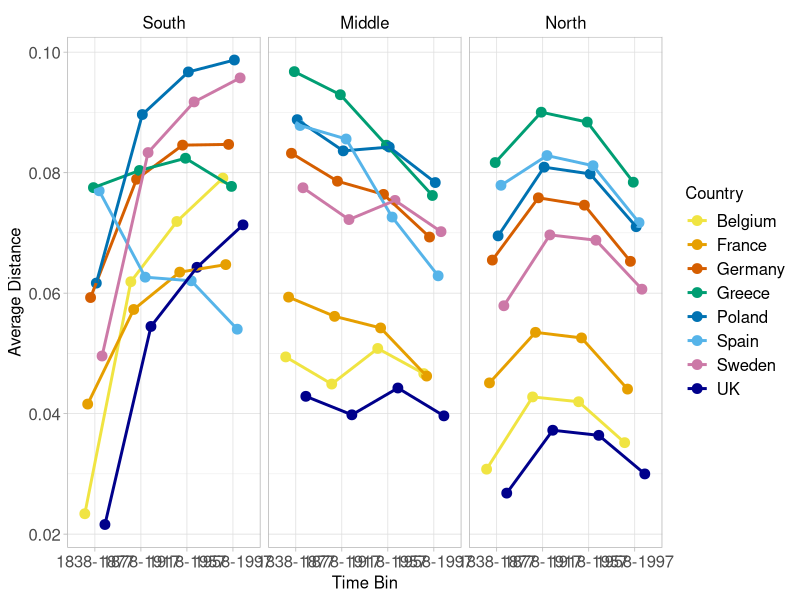
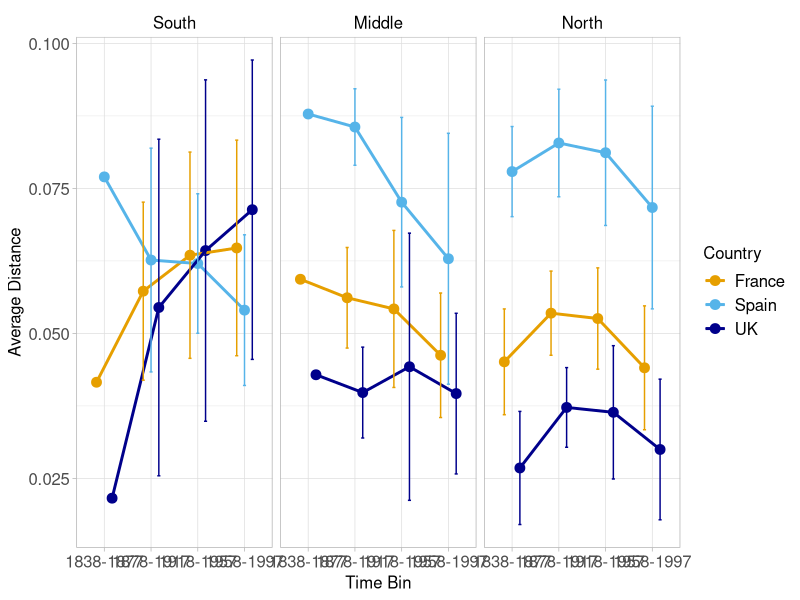

Generate these figures, in order, with R:
herb_df <- read.csv("Data/herbarium/Input/herbarium_structure_dataframe_542025.csv",header=TRUE)
pc_cols <- c("PC1","PC2")
# Assume your data frame is called df and has columns: Country, PC1, PC2, PC3, ...
df <- herb_df[herb_df$Region=="North" | herb_df$H_C=="C",]
df <- df[df$TimeBin=="1838-1877" | df$H_C=="C",]
library(dplyr)

# Calculate centroids for each country except USA
centroids <- df %>%
    filter(Country != "USA") %>%
    group_by(Country) %>%
    summarise(across(all_of(pc_cols), mean), .groups = "drop")

# Get USA samples
usa_samples <- df %>%
    filter(Country == "USA") %>%
    dplyr::select(all_of(pc_cols))

# Function to calculate Euclidean distance
euclidean <- function(a, b) sqrt(sum((a - b)^2))

# For each centroid, calculate distances to all USA samples
results_N_1 <- centroids %>%
    rowwise() %>%
    mutate(
        distances = list(
            apply(usa_samples, 1, function(x) euclidean(x, c_across(all_of(pc_cols))))
        ),
        avg_distance = mean(unlist(distances)),
        sd_distance = sd(unlist(distances))
    ) %>%
    dplyr::select(Country, avg_distance, sd_distance)

pc_cols <- c("PC1","PC2")
# Assume your data frame is called df and has columns: Country, PC1, PC2, PC3, ...
df <- herb_df[herb_df$Region=="North" | herb_df$H_C=="C",]
df <- df[df$TimeBin=="1878-1917" | df$H_C=="C",]
library(dplyr)

# Calculate centroids for each country except USA
centroids <- df %>%
    filter(Country != "USA") %>%
    group_by(Country) %>%
    summarise(across(all_of(pc_cols), mean), .groups = "drop")

# Get USA samples
usa_samples <- df %>%
    filter(Country == "USA") %>%
    dplyr::select(all_of(pc_cols))

# Function to calculate Euclidean distance
euclidean <- function(a, b) sqrt(sum((a - b)^2))

# For each centroid, calculate distances to all USA samples
results_N_2<- centroids %>%
    rowwise() %>%
    mutate(
        distances = list(
            apply(usa_samples, 1, function(x) euclidean(x, c_across(all_of(pc_cols))))
        ),
        avg_distance = mean(unlist(distances)),
        sd_distance = sd(unlist(distances))
    ) %>%
    dplyr::select(Country, avg_distance, sd_distance)

pc_cols <- c("PC1","PC2")
# Assume your data frame is called df and has columns: Country, PC1, PC2, PC3, ...
df <- herb_df[herb_df$Region=="North" | herb_df$H_C=="C",]
df <- df[df$TimeBin=="1918-1957" | df$H_C=="C",]
library(dplyr)

# Calculate centroids for each country except USA
centroids <- df %>%
    filter(Country != "USA") %>%
    group_by(Country) %>%
    summarise(across(all_of(pc_cols), mean), .groups = "drop")

# Get USA samples
usa_samples <- df %>%
    filter(Country == "USA") %>%
    dplyr::select(all_of(pc_cols))

# Function to calculate Euclidean distance
euclidean <- function(a, b) sqrt(sum((a - b)^2))

# For each centroid, calculate distances to all USA samples
results_N_3<- centroids %>%
    rowwise() %>%
    mutate(
        distances = list(
            apply(usa_samples, 1, function(x) euclidean(x, c_across(all_of(pc_cols))))
        ),
        avg_distance = mean(unlist(distances)),
        sd_distance = sd(unlist(distances))
    ) %>%
    dplyr::select(Country, avg_distance, sd_distance)

pc_cols <- c("PC1","PC2")
# Assume your data frame is called df and has columns: Country, PC1, PC2, PC3, ...
df <- herb_df[herb_df$Region=="North" | herb_df$H_C=="C",]
df <- df[df$TimeBin=="1958-1997" | df$H_C=="C",]
library(dplyr)

# Calculate centroids for each country except USA
centroids <- df %>%
    filter(Country != "USA") %>%
    group_by(Country) %>%
    summarise(across(all_of(pc_cols), mean), .groups = "drop")

# Get USA samples
usa_samples <- df %>%
    filter(Country == "USA") %>%
    dplyr::select(all_of(pc_cols))

# Function to calculate Euclidean distance
euclidean <- function(a, b) sqrt(sum((a - b)^2))

# For each centroid, calculate distances to all USA samples
results_N_4<- centroids %>%
    rowwise() %>%
    mutate(
        distances = list(
            apply(usa_samples, 1, function(x) euclidean(x, c_across(all_of(pc_cols))))
        ),
        avg_distance = mean(unlist(distances)),
        sd_distance = sd(unlist(distances))
    ) %>%
    dplyr::select(Country, avg_distance, sd_distance)

pc_cols <- c("PC1","PC2")
# Assume your data frame is called df and has columns: Country, PC1, PC2, PC3, ...
df <- herb_df[herb_df$Region=="South" | herb_df$H_C=="C",]
df <- df[df$TimeBin=="1838-1877" | df$H_C=="C",]
library(dplyr)

# Calculate centroids for each country except USA
centroids <- df %>%
    filter(Country != "USA") %>%
    group_by(Country) %>%
    summarise(across(all_of(pc_cols), mean), .groups = "drop")

# Get USA samples
usa_samples <- df %>%
    filter(Country == "USA") %>%
    dplyr::select(all_of(pc_cols))

# Function to calculate Euclidean distance
euclidean <- function(a, b) sqrt(sum((a - b)^2))

# For each centroid, calculate distances to all USA samples
results_S_1 <- centroids %>%
    rowwise() %>%
    mutate(
        distances = list(
            apply(usa_samples, 1, function(x) euclidean(x, c_across(all_of(pc_cols))))
        ),
        avg_distance = mean(unlist(distances)),
        sd_distance = sd(unlist(distances))
    ) %>%
    dplyr::select(Country, avg_distance, sd_distance)

pc_cols <- c("PC1","PC2")
# Assume your data frame is called df and has columns: Country, PC1, PC2, PC3, ...
df <- herb_df[herb_df$Region=="South" | herb_df$H_C=="C",]
df <- df[df$TimeBin=="1878-1917" | df$H_C=="C",]
library(dplyr)

# Calculate centroids for each country except USA
centroids <- df %>%
    filter(Country != "USA") %>%
    group_by(Country) %>%
    summarise(across(all_of(pc_cols), mean), .groups = "drop")

# Get USA samples
usa_samples <- df %>%
    filter(Country == "USA") %>%
    dplyr::select(all_of(pc_cols))

# Function to calculate Euclidean distance
euclidean <- function(a, b) sqrt(sum((a - b)^2))

# For each centroid, calculate distances to all USA samples
results_S_2<- centroids %>%
    rowwise() %>%
    mutate(
        distances = list(
            apply(usa_samples, 1, function(x) euclidean(x, c_across(all_of(pc_cols))))
        ),
        avg_distance = mean(unlist(distances)),
        sd_distance = sd(unlist(distances))
    ) %>%
    dplyr::select(Country, avg_distance, sd_distance)

pc_cols <- c("PC1","PC2")
# Assume your data frame is called df and has columns: Country, PC1, PC2, PC3, ...
df <- herb_df[herb_df$Region=="South" | herb_df$H_C=="C",]
df <- df[df$TimeBin=="1918-1957" | df$H_C=="C",]
library(dplyr)

# Calculate centroids for each country except USA
centroids <- df %>%
    filter(Country != "USA") %>%
    group_by(Country) %>%
    summarise(across(all_of(pc_cols), mean), .groups = "drop")

# Get USA samples
usa_samples <- df %>%
    filter(Country == "USA") %>%
    dplyr::select(all_of(pc_cols))

# Function to calculate Euclidean distance
euclidean <- function(a, b) sqrt(sum((a - b)^2))

# For each centroid, calculate distances to all USA samples
results_S_3<- centroids %>%
    rowwise() %>%
    mutate(
        distances = list(
            apply(usa_samples, 1, function(x) euclidean(x, c_across(all_of(pc_cols))))
        ),
        avg_distance = mean(unlist(distances)),
        sd_distance = sd(unlist(distances))
    ) %>%
    dplyr::select(Country, avg_distance, sd_distance)

pc_cols <- c("PC1","PC2")
# Assume your data frame is called df and has columns: Country, PC1, PC2, PC3, ...
df <- herb_df[herb_df$Region=="South" | herb_df$H_C=="C",]
df <- df[df$TimeBin=="1958-1997" | df$H_C=="C",]
library(dplyr)

# Calculate centroids for each country except USA
centroids <- df %>%
    filter(Country != "USA") %>%
    group_by(Country) %>%
    summarise(across(all_of(pc_cols), mean), .groups = "drop")

# Get USA samples
usa_samples <- df %>%
    filter(Country == "USA") %>%
    dplyr::select(all_of(pc_cols))

# Function to calculate Euclidean distance
euclidean <- function(a, b) sqrt(sum((a - b)^2))

# For each centroid, calculate distances to all USA samples
results_S_4<- centroids %>%
    rowwise() %>%
    mutate(
        distances = list(
            apply(usa_samples, 1, function(x) euclidean(x, c_across(all_of(pc_cols))))
        ),
        avg_distance = mean(unlist(distances)),
        sd_distance = sd(unlist(distances))
    ) %>%
    dplyr::select(Country, avg_distance, sd_distance)

pc_cols <- c("PC1","PC2")
# Assume your data frame is called df and has columns: Country, PC1, PC2, PC3, ...
df <- herb_df[herb_df$Region=="Middle" | herb_df$H_C=="C",]
df <- df[df$TimeBin=="1838-1877" | df$H_C=="C",]
library(dplyr)

# Calculate centroids for each country except USA
centroids <- df %>%
    filter(Country != "USA") %>%
    group_by(Country) %>%
    summarise(across(all_of(pc_cols), mean), .groups = "drop")

# Get USA samples
usa_samples <- df %>%
    filter(Country == "USA") %>%
    dplyr::select(all_of(pc_cols))

# Function to calculate Euclidean distance
euclidean <- function(a, b) sqrt(sum((a - b)^2))

# For each centroid, calculate distances to all USA samples
results_M_1 <- centroids %>%
    rowwise() %>%
    mutate(
        distances = list(
            apply(usa_samples, 1, function(x) euclidean(x, c_across(all_of(pc_cols))))
        ),
        avg_distance = mean(unlist(distances)),
        sd_distance = sd(unlist(distances))
    ) %>%
    dplyr::select(Country, avg_distance, sd_distance)

pc_cols <- c("PC1","PC2")
# Assume your data frame is called df and has columns: Country, PC1, PC2, PC3, ...
df <- herb_df[herb_df$Region=="Middle" | herb_df$H_C=="C",]
df <- df[df$TimeBin=="1878-1917" | df$H_C=="C",]
library(dplyr)

# Calculate centroids for each country except USA
centroids <- df %>%
    filter(Country != "USA") %>%
    group_by(Country) %>%
    summarise(across(all_of(pc_cols), mean), .groups = "drop")

# Get USA samples
usa_samples <- df %>%
    filter(Country == "USA") %>%
    dplyr::select(all_of(pc_cols))

# Function to calculate Euclidean distance
euclidean <- function(a, b) sqrt(sum((a - b)^2))

# For each centroid, calculate distances to all USA samples
results_M_2<- centroids %>%
    rowwise() %>%
    mutate(
        distances = list(
            apply(usa_samples, 1, function(x) euclidean(x, c_across(all_of(pc_cols))))
        ),
        avg_distance = mean(unlist(distances)),
        sd_distance = sd(unlist(distances))
    ) %>%
    dplyr::select(Country, avg_distance, sd_distance)

pc_cols <- c("PC1","PC2")
# Assume your data frame is called df and has columns: Country, PC1, PC2, PC3, ...
df <- herb_df[herb_df$Region=="Middle" | herb_df$H_C=="C",]
df <- df[df$TimeBin=="1918-1957" | df$H_C=="C",]
library(dplyr)

# Calculate centroids for each country except USA
centroids <- df %>%
    filter(Country != "USA") %>%
    group_by(Country) %>%
    summarise(across(all_of(pc_cols), mean), .groups = "drop")

# Get USA samples
usa_samples <- df %>%
    filter(Country == "USA") %>%
    dplyr::select(all_of(pc_cols))

# Function to calculate Euclidean distance
euclidean <- function(a, b) sqrt(sum((a - b)^2))

# For each centroid, calculate distances to all USA samples
results_M_3<- centroids %>%
    rowwise() %>%
    mutate(
        distances = list(
            apply(usa_samples, 1, function(x) euclidean(x, c_across(all_of(pc_cols))))
        ),
        avg_distance = mean(unlist(distances)),
        sd_distance = sd(unlist(distances))
    ) %>%
    dplyr::select(Country, avg_distance, sd_distance)

pc_cols <- c("PC1","PC2")
# Assume your data frame is called df and has columns: Country, PC1, PC2, PC3, ...
df <- herb_df[herb_df$Region=="Middle" | herb_df$H_C=="C",]
df <- df[df$TimeBin=="1958-1997" | df$H_C=="C",]
library(dplyr)

# Calculate centroids for each country except USA
centroids <- df %>%
    filter(Country != "USA") %>%
    group_by(Country) %>%
    summarise(across(all_of(pc_cols), mean), .groups = "drop")

# Get USA samples
usa_samples <- df %>%
    filter(Country == "USA") %>%
    dplyr::select(all_of(pc_cols))

# Function to calculate Euclidean distance
euclidean <- function(a, b) sqrt(sum((a - b)^2))

# For each centroid, calculate distances to all USA samples
results_M_4<- centroids %>%
    rowwise() %>%
    mutate(
        distances = list(
            apply(usa_samples, 1, function(x) euclidean(x, c_across(all_of(pc_cols))))
        ),
        avg_distance = mean(unlist(distances)),
        sd_distance = sd(unlist(distances))
    ) %>%
    dplyr::select(Country, avg_distance, sd_distance)

results_N_1$TimeBin <- "1838-1877"
results_N_2$TimeBin <- "1878-1917"
results_N_3$TimeBin <- "1918-1957"
results_N_4$TimeBin <- "1958-1997"
results_M_1$TimeBin <- "1838-1877"
results_M_2$TimeBin <- "1878-1917"
results_M_3$TimeBin <- "1918-1957"
results_M_4$TimeBin <- "1958-1997"
results_S_1$TimeBin <- "1838-1877"
results_S_2$TimeBin <- "1878-1917"
results_S_3$TimeBin <- "1918-1957"
results_S_4$TimeBin <- "1958-1997"
results_N_1$Region <- "North"
results_N_2$Region <- "North"
results_N_3$Region <- "North"
results_N_4$Region <- "North"
results_M_1$Region <- "Middle"
results_M_2$Region <- "Middle"
results_M_3$Region <- "Middle"
results_M_4$Region <- "Middle"
results_S_1$Region <- "South"
results_S_2$Region <- "South"
results_S_3$Region <- "South"
results_S_4$Region <- "South"

results <- rbind(results_N_1, results_N_2, results_N_3, results_N_4, results_M_1, results_M_2, results_M_3, results_M_4, results_S_1, results_S_2, results_S_3, results_S_4)

# Set factor levels to control the order of facets
results$Region <- factor(results$Region, levels = c("South", "Middle", "North"))

results_UFS <- results[results$Country=="UK" | results$Country=="France" | results$Country=="Spain",]
library(ggplot2)

colorBlindBlack8 <- c("#E69F00", "#56B4E9", "darkblue")

UFS_distance <- ggplot(results_UFS, aes(x = TimeBin, y = avg_distance, color = Country, group = Country)) +
  geom_point(position = position_dodge(width = 0.5), size = 3) +
  geom_line(position = position_dodge(width = 0.5), size = 1) +
  scale_color_manual(values = colorBlindBlack8) +
  scale_fill_manual(values = colorBlindBlack8) +
  geom_errorbar(aes(ymin = avg_distance - sd_distance, ymax = avg_distance + sd_distance),
                width = 0.2, position = position_dodge(width = 0.5)) +
  facet_wrap(~Region, nrow = 1) +
  theme_light() +
  theme(
    strip.text = element_text(color = "black", size = 12),
    strip.background = element_rect(fill = "white"),
    axis.text = element_text(size = 12),
    axis.title = element_text(size = 12),
    legend.text = element_text(size = 12),
    legend.title = element_text(size = 12)
  ) +
  labs(
    x = "Time Bin",
    y = "Average Distance"
  )

colorBlindBlack8 <- c("#F0E442", "#E69F00", "#D55E00", "#009E73", "#0072B2", "#56B4E9", "#CC79A7", "darkblue")

all_countries <- ggplot(results, aes(x = TimeBin, y = avg_distance, color = Country, group = Country)) +
  geom_point(position = position_dodge(width = 0.5), size = 3) +
  geom_line(position = position_dodge(width = 0.5), size = 1) +
  scale_color_manual(values = colorBlindBlack8) +
  scale_fill_manual(values = colorBlindBlack8) +
  facet_wrap(~Region, nrow = 1) +
  theme_light() +
  theme(
    strip.text = element_text(color = "black", size = 12),
    strip.background = element_rect(fill = "white"),
    axis.text = element_text(size = 12),
    axis.title = element_text(size = 12),
    legend.text = element_text(size = 12),
    legend.title = element_text(size = 12)
  ) +
  labs(
    x = "Time Bin",
    y = "Average Distance"
  )
